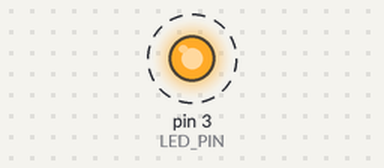
Recording of a program running on a simulated Raspberry Pi (header pin numbers). Parts: output pins drawn as LEDs (lit = HIGH). Dashed ring = blinking. What the program prints to the terminal is not drawn.

Above: at 0.5 s.
Timing chart, 0 to 4.6 s (numbered marks = the images above):
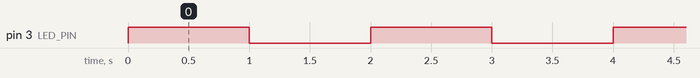

The program:

led.py
```python
import RPi.GPIO as gpio
import time

LED_PIN = 3
gpio.setmode(gpio.BOARD)
gpio.setup(LED_PIN, gpio.OUT)

try:
    while 1:
        print("LED on")
        gpio.output(LED_PIN, gpio.HIGH)
        time.sleep(1)
        print("LED off")
        gpio.output(LED_PIN, gpio.LOW)
        time.sleep(1)
except KeyboardInterrupt:
    print "Exception: KeyboardInterrupt"

finally:
    gpio.cleanup()
```

Measured:
- by itself, pin 3 (LED_PIN): alternates HIGH for 1.0 s and LOW for 1.0 s
